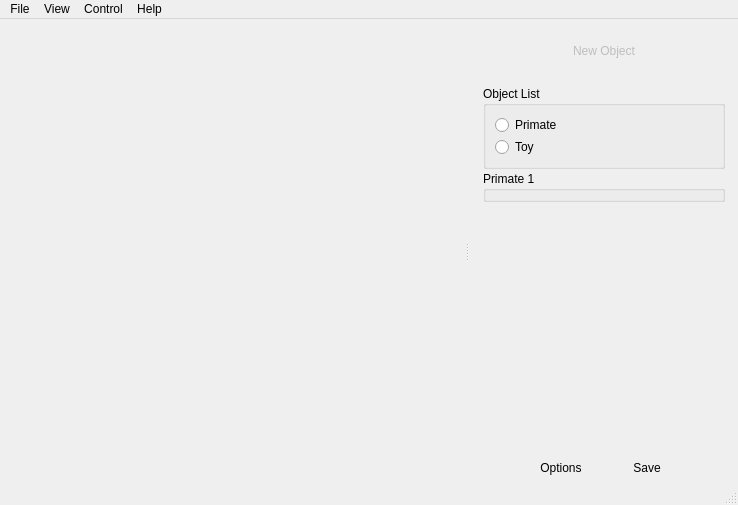
<?xml version="1.0" encoding="UTF-8"?>
<ui version="4.0">
 <class>MainWindow</class>
 <widget class="QMainWindow" name="MainWindow">
  <property name="geometry">
   <rect>
    <x>0</x>
    <y>0</y>
    <width>738</width>
    <height>505</height>
   </rect>
  </property>
  <property name="maximumSize">
   <size>
    <width>16777215</width>
    <height>16777215</height>
   </size>
  </property>
  <property name="windowTitle">
   <string>Video Annotation Toolkit</string>
  </property>
  <widget class="QWidget" name="centralwidget">
   <layout class="QGridLayout" name="gridLayout">
    <property name="margin">
     <number>2</number>
    </property>
    <item row="0" column="0">
     <widget class="VideoPlayer" name="mediaplayer" native="true">
      <property name="minimumSize">
       <size>
        <width>100</width>
        <height>100</height>
       </size>
      </property>
      <property name="maximumSize">
       <size>
        <width>16777215</width>
        <height>16777215</height>
       </size>
      </property>
     </widget>
    </item>
   </layout>
  </widget>
  <widget class="QMenuBar" name="menubar">
   <property name="geometry">
    <rect>
     <x>0</x>
     <y>0</y>
     <width>738</width>
     <height>29</height>
    </rect>
   </property>
   <widget class="QMenu" name="menuFile">
    <property name="title">
     <string>File</string>
    </property>
    <addaction name="actionOpen"/>
    <addaction name="actionClose"/>
    <addaction name="separator"/>
    <addaction name="actionQuit"/>
   </widget>
   <widget class="QMenu" name="menuHelp">
    <property name="title">
     <string>Help</string>
    </property>
    <addaction name="actionAbout"/>
    <addaction name="actionAboutQt"/>
   </widget>
   <widget class="QMenu" name="menuControl">
    <property name="title">
     <string>Control</string>
    </property>
    <addaction name="actionPlay"/>
    <addaction name="actionStop"/>
   </widget>
   <widget class="QMenu" name="menuView">
    <property name="title">
     <string>View</string>
    </property>
    <addaction name="actionShowAnnotationPanel"/>
   </widget>
   <addaction name="menuFile"/>
   <addaction name="menuView"/>
   <addaction name="menuControl"/>
   <addaction name="menuHelp"/>
  </widget>
  <widget class="QStatusBar" name="statusbar"/>
  <widget class="QDockWidget" name="dockWidget">
   <property name="minimumSize">
    <size>
     <width>264</width>
     <height>345</height>
    </size>
   </property>
   <property name="font">
    <font>
     <pointsize>9</pointsize>
    </font>
   </property>
   <property name="features">
    <set>QDockWidget::NoDockWidgetFeatures</set>
   </property>
   <attribute name="dockWidgetArea">
    <number>2</number>
   </attribute>
   <widget class="QWidget" name="dockWidgetContents">
    <layout class="QGridLayout" name="gridLayout_3">
     <property name="margin">
      <number>2</number>
     </property>
     <item row="1" column="0">
      <widget class="QScrollArea" name="scrollArea">
       <property name="frameShape">
        <enum>QFrame::NoFrame</enum>
       </property>
       <property name="horizontalScrollBarPolicy">
        <enum>Qt::ScrollBarAlwaysOff</enum>
       </property>
       <property name="widgetResizable">
        <bool>true</bool>
       </property>
       <widget class="QWidget" name="scrollAreaWidgetContents">
        <property name="geometry">
         <rect>
          <x>0</x>
          <y>0</y>
          <width>291</width>
          <height>337</height>
         </rect>
        </property>
        <layout class="QGridLayout" name="gridLayout_5">
         <property name="leftMargin">
          <number>2</number>
         </property>
         <property name="rightMargin">
          <number>2</number>
         </property>
         <item row="0" column="0">
          <widget class="QWidget" name="widget_objlist" native="true">
           <layout class="QGridLayout" name="gridLayout_4">
            <property name="verticalSpacing">
             <number>2</number>
            </property>
            <item row="1" column="0">
             <widget class="ObjectStatusDialog" name="groupBox_objstat">
              <property name="title">
               <string>Primate 1</string>
              </property>
             </widget>
            </item>
            <item row="0" column="0">
             <widget class="ObjectListDialog" name="groupBox_objlist">
              <property name="title">
               <string>Object List</string>
              </property>
              <layout class="QGridLayout" name="gridLayout_6">
               <property name="verticalSpacing">
                <number>2</number>
               </property>
               <item row="0" column="0">
                <widget class="QRadioButton" name="radioButton">
                 <property name="text">
                  <string>Primate</string>
                 </property>
                </widget>
               </item>
               <item row="1" column="0">
                <widget class="QRadioButton" name="radioButton_2">
                 <property name="text">
                  <string>Toy</string>
                 </property>
                </widget>
               </item>
              </layout>
             </widget>
            </item>
           </layout>
          </widget>
         </item>
         <item row="1" column="0">
          <spacer name="verticalSpacer">
           <property name="orientation">
            <enum>Qt::Vertical</enum>
           </property>
           <property name="sizeHint" stdset="0">
            <size>
             <width>20</width>
             <height>40</height>
            </size>
           </property>
          </spacer>
         </item>
        </layout>
       </widget>
      </widget>
     </item>
     <item row="0" column="0">
      <widget class="QWidget" name="widget_newobj" native="true">
       <layout class="QGridLayout" name="gridLayout_2">
        <property name="topMargin">
         <number>0</number>
        </property>
        <property name="bottomMargin">
         <number>0</number>
        </property>
        <item row="0" column="2">
         <spacer name="horizontalSpacer">
          <property name="orientation">
           <enum>Qt::Horizontal</enum>
          </property>
          <property name="sizeHint" stdset="0">
           <size>
            <width>40</width>
            <height>20</height>
           </size>
          </property>
         </spacer>
        </item>
        <item row="0" column="1">
         <widget class="QPushButton" name="pushButton_newobj">
          <property name="enabled">
           <bool>false</bool>
          </property>
          <property name="text">
           <string>New Object</string>
          </property>
          <property name="icon">
           <iconset resource="../res/mediaplayer.qrc">
            <normaloff>:/plus-32.png</normaloff>:/plus-32.png</iconset>
          </property>
          <property name="flat">
           <bool>true</bool>
          </property>
         </widget>
        </item>
        <item row="0" column="0">
         <spacer name="horizontalSpacer_2">
          <property name="orientation">
           <enum>Qt::Horizontal</enum>
          </property>
          <property name="sizeHint" stdset="0">
           <size>
            <width>40</width>
            <height>20</height>
           </size>
          </property>
         </spacer>
        </item>
       </layout>
      </widget>
     </item>
     <item row="2" column="0">
      <widget class="QWidget" name="widget_newobj_2" native="true">
       <layout class="QGridLayout" name="gridLayout_7">
        <property name="topMargin">
         <number>2</number>
        </property>
        <property name="bottomMargin">
         <number>2</number>
        </property>
        <item row="0" column="3">
         <spacer name="horizontalSpacer_3">
          <property name="orientation">
           <enum>Qt::Horizontal</enum>
          </property>
          <property name="sizeHint" stdset="0">
           <size>
            <width>40</width>
            <height>20</height>
           </size>
          </property>
         </spacer>
        </item>
        <item row="0" column="0">
         <spacer name="horizontalSpacer_4">
          <property name="orientation">
           <enum>Qt::Horizontal</enum>
          </property>
          <property name="sizeHint" stdset="0">
           <size>
            <width>40</width>
            <height>20</height>
           </size>
          </property>
         </spacer>
        </item>
        <item row="0" column="1">
         <widget class="QPushButton" name="pushButton_option">
          <property name="text">
           <string>Options</string>
          </property>
          <property name="icon">
           <iconset resource="../res/mediaplayer.qrc">
            <normaloff>:/services-32.png</normaloff>:/services-32.png</iconset>
          </property>
          <property name="flat">
           <bool>true</bool>
          </property>
         </widget>
        </item>
        <item row="0" column="2">
         <widget class="QPushButton" name="pushButton_save">
          <property name="text">
           <string>Save</string>
          </property>
          <property name="icon">
           <iconset resource="../res/mediaplayer.qrc">
            <normaloff>:/save.png</normaloff>:/save.png</iconset>
          </property>
          <property name="flat">
           <bool>true</bool>
          </property>
         </widget>
        </item>
       </layout>
      </widget>
     </item>
    </layout>
   </widget>
  </widget>
  <action name="actionOpen">
   <property name="text">
    <string>Open</string>
   </property>
   <property name="shortcut">
    <string>Ctrl+O</string>
   </property>
  </action>
  <action name="actionQuit">
   <property name="text">
    <string>Quit</string>
   </property>
   <property name="shortcut">
    <string>Ctrl+Q</string>
   </property>
  </action>
  <action name="actionPlay">
   <property name="enabled">
    <bool>false</bool>
   </property>
   <property name="text">
    <string>Play</string>
   </property>
   <property name="toolTip">
    <string>Play|Pause</string>
   </property>
   <property name="shortcut">
    <string>Ctrl+Space</string>
   </property>
  </action>
  <action name="actionClose">
   <property name="enabled">
    <bool>false</bool>
   </property>
   <property name="text">
    <string>Close</string>
   </property>
   <property name="shortcut">
    <string>Ctrl+W</string>
   </property>
  </action>
  <action name="actionAbout">
   <property name="text">
    <string>About</string>
   </property>
  </action>
  <action name="actionAboutQt">
   <property name="text">
    <string>AboutQt</string>
   </property>
  </action>
  <action name="actionStop">
   <property name="enabled">
    <bool>false</bool>
   </property>
   <property name="text">
    <string>Stop</string>
   </property>
  </action>
  <action name="actionShowAnnotationPanel">
   <property name="checkable">
    <bool>true</bool>
   </property>
   <property name="checked">
    <bool>true</bool>
   </property>
   <property name="text">
    <string>Show Annotation Panel</string>
   </property>
   <property name="toolTip">
    <string>Show Annotation Panel</string>
   </property>
  </action>
 </widget>
 <customwidgets>
  <customwidget>
   <class>VideoPlayer</class>
   <extends>QWidget</extends>
   <header>videoplayer.h</header>
   <container>1</container>
  </customwidget>
  <customwidget>
   <class>ObjectStatusDialog</class>
   <extends>QGroupBox</extends>
   <header>objectdialog.h</header>
   <container>1</container>
  </customwidget>
  <customwidget>
   <class>ObjectListDialog</class>
   <extends>QGroupBox</extends>
   <header>objectdialog.h</header>
   <container>1</container>
  </customwidget>
 </customwidgets>
 <resources>
  <include location="../res/mediaplayer.qrc"/>
 </resources>
 <connections>
  <connection>
   <sender>actionQuit</sender>
   <signal>triggered()</signal>
   <receiver>MainWindow</receiver>
   <slot>close()</slot>
   <hints>
    <hint type="sourcelabel">
     <x>-1</x>
     <y>-1</y>
    </hint>
    <hint type="destinationlabel">
     <x>531</x>
     <y>336</y>
    </hint>
   </hints>
  </connection>
 </connections>
</ui>
